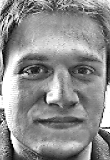
%> input picture diploma/2007/Система online контроля доступа конечного пользователя - Дурнов Денис - РК9-101/sources/work/Fnew.tif, 110 x 160 px
$ octave --eval "ddk_comp1('Fnew.tif');"   (GNU Octave 9; MATLAB toolbox functions it lacks are replaced by stand-ins)
%> lines starting %> are read from the running program, lines starting %| are printed output that depends on the picture
### diploma/2007/Система online контроля доступа конечного пользователя - Дурнов Денис - РК9-101/sources/work/ddk_histequal.m
function ddk_histequal(I)
%      Функция выдает эквализацию гистограммы изображения.
% Она принимает массив значения яркостей пикселей изображения.
%           Дурнов Денис 13.05.2006 16:03
% I = imread(filename);
[J,T] = histeq(I);
plot((0:255)/255,T);

### diploma/2007/Система online контроля доступа конечного пользователя - Дурнов Денис - РК9-101/sources/work/ddk_comp1.m
function ddk_comp1(filename)
%> called with filename = 'Fnew.tif'
% Функция сравнения методов улучшения изображений, предоставляемых
% средствами MATLAB v.7
% Изображение должно быть представленно в формате *.tif. Функция получает
% начальным параметром имя изображения (оно должно находиться в главном
% корневом каталоге).
I = imread(filename);
%> I is the input picture: size 160x110 uint8; min 2, max 255, mean 142.5
B = edge(I, 'canny');
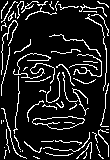
%> B: size 160x110 logical; 12.7% white in thin lines or dots
Ih = histeq(I);
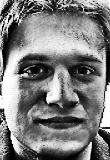
%> Ih: size 160x110 uint8; min 0, max 255, mean 126.4
Bh = edge(Ih, 'canny');
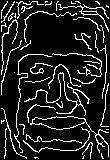
%> Bh: size 160x110 logical; 13% white in thin lines or dots
Ii = imadjust(I, stretchlim(I), []);
Bi = edge(Ii, 'canny');
%> Bi: size 160x110 logical; 12.7% white in thin lines or dots
Ia = adapthisteq(I);
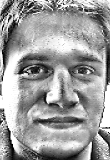
%> Ia: size 160x110 uint8; min 0, max 255, mean 157.3
Ba = edge(Ia, 'canny');
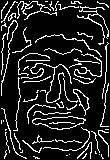
%> Ba: size 160x110 logical; 14% white in thin lines or dots

% Визуализация
subplot(4, 3, 1); imshow(I); title('original');
subplot(4, 3, 2); ddk_histequal(I); title('Equalization');
%> in ddk_histequal, `[J,T] = histeq(I);`: T = 256 values from 0 to 1
subplot(4, 3, 3); imshow(B); title('edge by Canny');
subplot(4, 3, 4); imshow(Ih); title('histeq');
subplot(4, 3, 5); ddk_histequal(Ih); title('Equalization');
subplot(4, 3, 6); imshow(Bh); title('edge by Canny');
subplot(4, 3, 7); imshow(Ii); title('imadjust');
subplot(4, 3, 8); ddk_histequal(Ii); title('Equalization');
subplot(4, 3, 9); imshow(Bi); title('edge by Canny');
subplot(4, 3, 10); imshow(Ia); title('adapthisteq');
subplot(4, 3, 11); ddk_histequal(Ia); title('Equalization');
%> in ddk_histequal (call 4), `[J,T] = histeq(I);`:
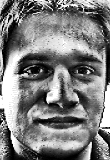
%> J: size 160x110 uint8; min 0, max 255, mean 126.5
%> `ddk_comp1('Fnew.tif');`:
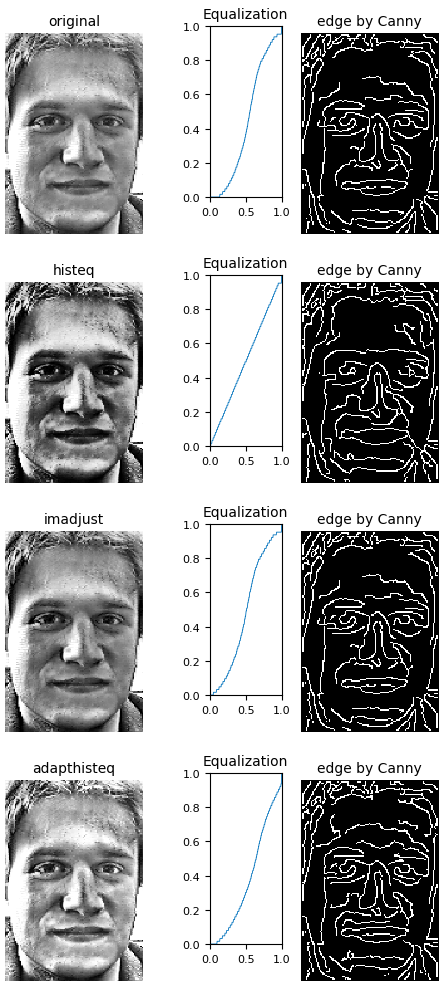
%> figure redrawn from the program's plot data, 12 panels
subplot(4, 3, 12); imshow(Ba); title('edge by Canny');

$ run again, on diploma/2007/Система online контроля доступа конечного пользователя - Дурнов Денис - РК9-101/sources/work/I.tif
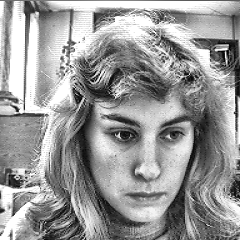
%> input picture diploma/2007/Система online контроля доступа конечного пользователя - Дурнов Денис - РК9-101/sources/work/I.tif, 240 x 240 px
%> in ddk_comp1, I is the input picture: size 240x240 uint8; min 1, max 255, mean 153.1
%> in ddk_comp1, `B = edge(I, 'canny');`:
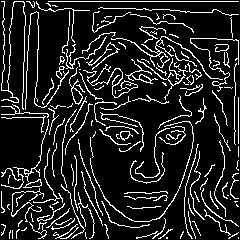
%> B: size 240x240 logical; 13.5% white in thin lines or dots
%> Bh: size 240x240 logical; 13.1% white in thin lines or dots
%> Bi: size 240x240 logical; 13.3% white in thin lines or dots
%> Ba: size 240x240 logical; 14.3% white in thin lines or dots
%> T = 256 values from 0 to 1
%> in ddk_histequal (call 4), `[J,T] = histeq(I);`:
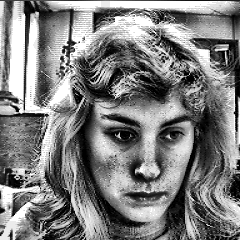
%> J: size 240x240 uint8; min 0, max 255, mean 126.9

$ run again, on diploma/2007/Система online контроля доступа конечного пользователя - Дурнов Денис - РК9-101/sources/work/Middle.tif
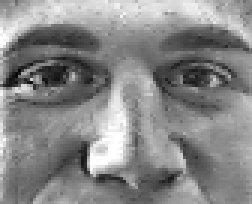
%> input picture diploma/2007/Система online контроля доступа конечного пользователя - Дурнов Денис - РК9-101/sources/work/Middle.tif, 84 x 68 px (shown 3 times larger)
%> in ddk_comp1, I is the input picture: size 68x84 uint8; min 7, max 255, mean 134.7
%> in ddk_comp1, `B = edge(I, 'canny');`:
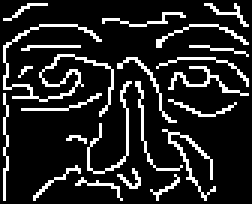
%> B: size 68x84 logical (shown 3 times larger); 14.6% white in thin lines or dots
%> Bh: size 68x84 logical; 13.4% white in thin lines or dots
%> Bi: size 68x84 logical; 14.5% white in thin lines or dots
%> Ba: size 68x84 logical; 16.5% white in thin lines or dots
%> T = 256 values from 0 to 1
%> in ddk_histequal (call 4), `[J,T] = histeq(I);`:
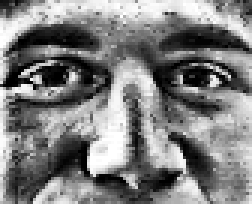
%> J: size 68x84 uint8 (shown 3 times larger); min 0, max 255, mean 126.1

$ run again, on diploma/2007/Система online контроля доступа конечного пользователя - Дурнов Денис - РК9-101/sources/work/Rotate.TIF
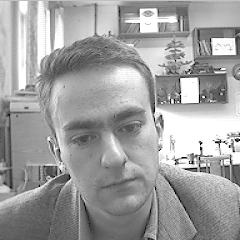
%> input picture diploma/2007/Система online контроля доступа конечного пользователя - Дурнов Денис - РК9-101/sources/work/Rotate.TIF, 240 x 240 px
%> in ddk_comp1, I is the input picture: size 240x240 uint8; min 0, max 255, mean 159.5
%> B: size 240x240 logical; 10% white in thin lines or dots
%> Bh: size 240x240 logical; 10.7% white in thin lines or dots
%> Bi: size 240x240 logical; 10.1% white in thin lines or dots
%> Ba: size 240x240 logical; 11.7% white in thin lines or dots
%> T = 256 values from 0 to 1
%> in ddk_histequal (call 4), `[J,T] = histeq(I);`:
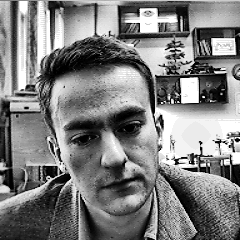
%> J: size 240x240 uint8; min 0, max 255, mean 126.4
